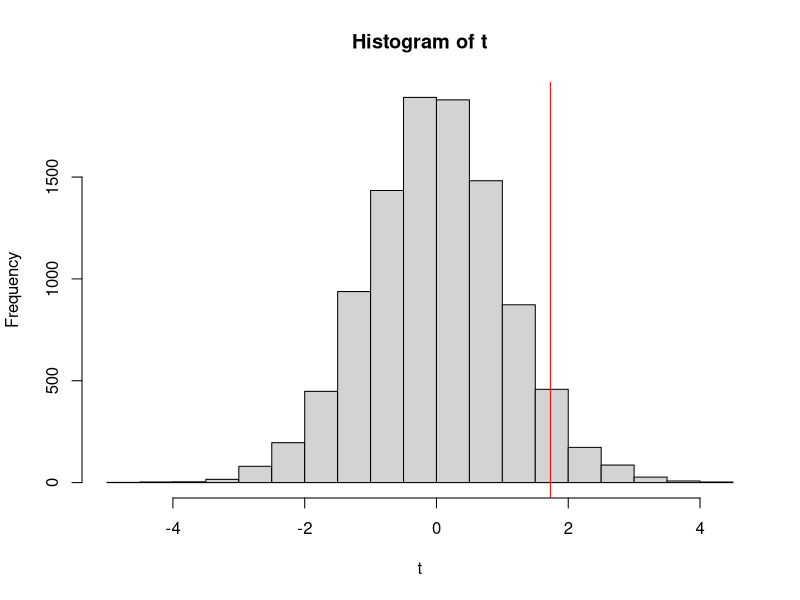
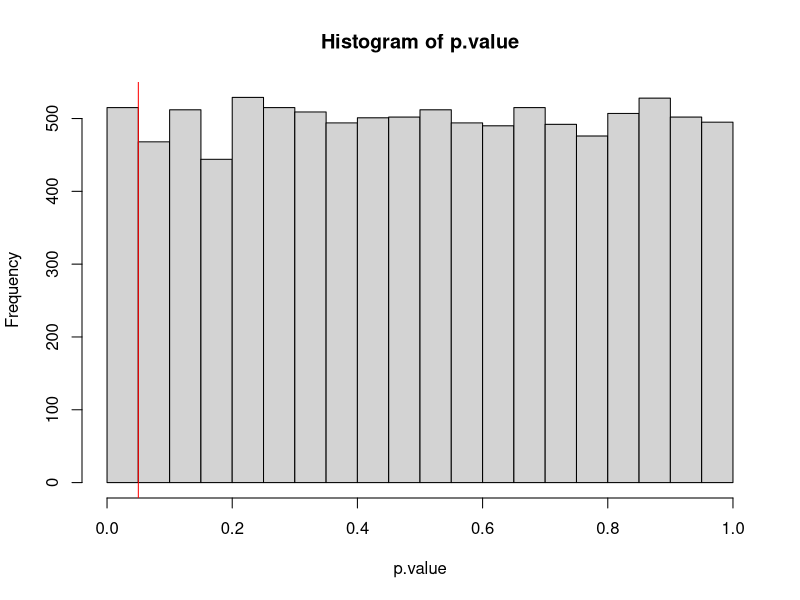

Here is the R script that generated these plots, in order:

### Simulation to study the probability of rejecting H0
### Adolfo Huerta | Date: 9/11/2017


n = 20
mu = 0
sigma = 6
alpha = .05

n.sim = 10000
t = p.value = rep( NA, n.sim)

for ( i in 1:n.sim) {
d = rnorm(n, mu, sigma)
dbar = mean(d)
s = sd(d)
se.hat = s / sqrt(n)
t[i] = dbar / se.hat
p.value[i] = 1 - pt( t[i], n - 1)

}

hist(t)
c = qt( 1 - alpha, n -1 )
abline(v=c , col = "red")
mean(t >= c)    ###Rejection probability

hist(p.value, xlim = c(0,1))
abline(v = alpha, col= "red")
mean( p.value <= alpha)
